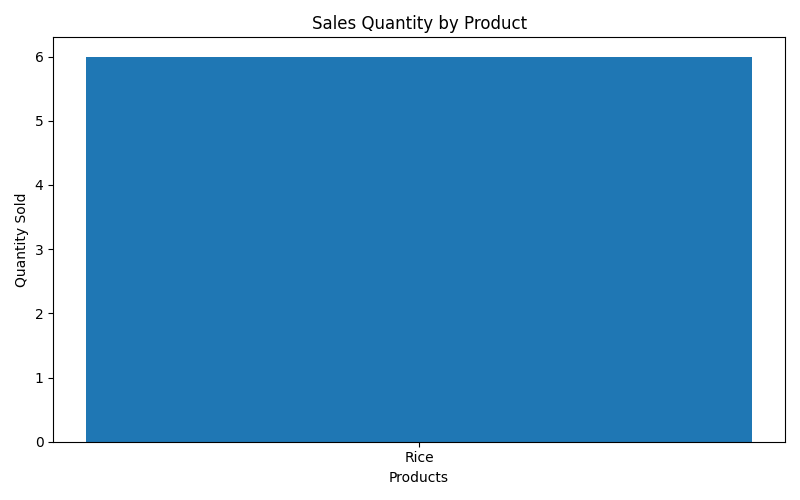

Source code (Python):
import sqlite3
import matplotlib.pyplot as plt

def generate_sales_chart():
    # Connect to the database
    connection = sqlite3.connect("database/grocery.db")
    cursor = connection.cursor()

    # Fetch product names and quantities sold
    cursor.execute("""
        SELECT product_name, SUM(quantity)
        FROM sales
        GROUP BY product_name
    """)

    data = cursor.fetchall()

    connection.close()

    if not data:
        print("\n❌ No sales data available.")
        return

    # Separate product names and quantities
    products = [row[0] for row in data]
    quantities = [row[1] for row in data]

    # Create the chart
    plt.figure(figsize=(8, 5))
    plt.bar(products, quantities)

    plt.title("Sales Quantity by Product")
    plt.xlabel("Products")
    plt.ylabel("Quantity Sold")

    plt.tight_layout()

    # Save the chart
    plt.savefig("sales_chart.png")

    print("\n✅ Sales chart generated successfully!")
    print("📄 File Name: sales_chart.png")

    plt.show()
